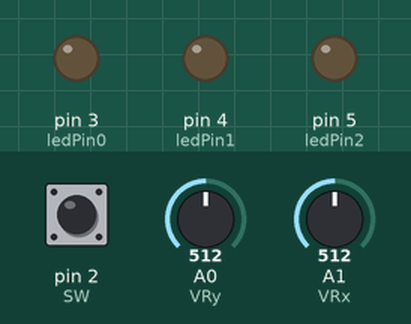
Recording of a sketch running on a simulated Arduino Uno, built with avr-gcc and run on an emulated ATmega328P. Parts: output pins drawn as LEDs (lit = HIGH). Inputs (shaded band) come from the test bench; at power-on: A0 (VRy) = 512, A1 (VRx) = 512, pin 2 (SW) HIGH. What the sketch prints to the serial monitor is not drawn.

Above: at 1.2 s.
1.3 s: A0 (VRy) set to 56
2.8 s: A0 (VRy) set to 45
At 3.9 s:
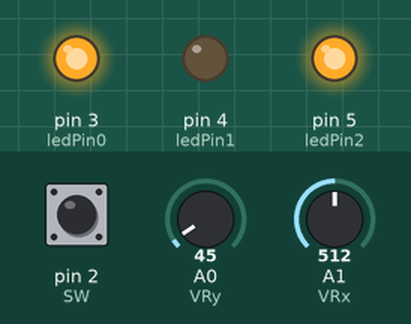
4.3 s: A0 (VRy) set to 1023
At 4.9 s:
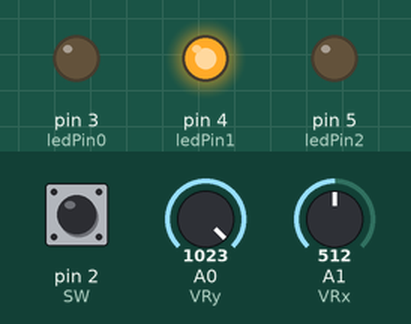
5.8 s: A0 (VRy) set to 986
7.3 s: A0 (VRy) set to 956
At 8.3 s:
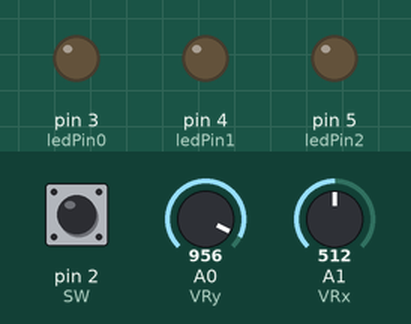
8.8 s: A1 (VRx) set to 56
10.3 s: A1 (VRx) set to 46
At 11.2 s:
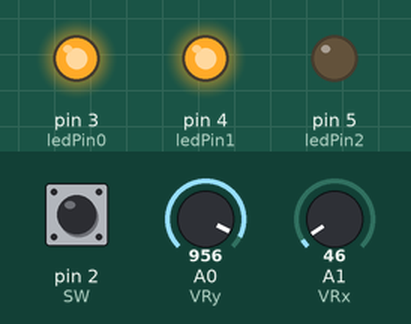
Timing chart, 0 to 12.8 s (numbered marks = the images above; inputs shaded):
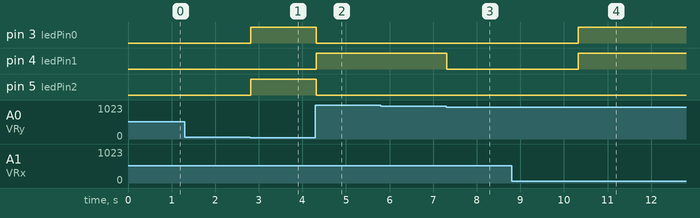

Measured:
- the behaviour switches between 52 and 51 on A0 (VRy) (found by bisection; images 0 and 1)
- the behaviour switches between 973 and 972 on A0 (VRy) (found by bisection; images 2 and 3)
- the behaviour switches between 52 and 51 on A1 (VRx) (found by bisection; images 3 and 4)
- after the input at 2.8 s, pin 3 (ledPin0), pin 5 (ledPin2): LOW → HIGH at once
- after the input at 4.3 s, pin 3 (ledPin0), pin 5 (ledPin2): HIGH → LOW at once; pin 4 (ledPin1): LOW → HIGH at once
- after the input at 7.3 s, pin 4 (ledPin1): HIGH → LOW at once
- after the input at 10.3 s, pin 3 (ledPin0), pin 4 (ledPin1): LOW → HIGH at once

The sketch:

3_uso_de_joystick_opcionA.ino
```cpp
const int ledPin1 = 4;
const int VRy = A0;
const int VRx = A1;
const int SW = 2;
const int ledPin0 = 3;
const int ledPin2 = 5;

 void setup() {
 Serial.begin(9600);
 pinMode(ledPin0, OUTPUT);
 pinMode(VRx, INPUT);
 pinMode(VRy, INPUT);
 pinMode(SW, INPUT_PULLUP);
 pinMode(ledPin1, OUTPUT);
 pinMode(ledPin2, OUTPUT);
 }
 void loop() {
 int xPosition = analogRead(VRx);
 int yPosition = analogRead(VRy);
 int SW_state = digitalRead(SW);
 int mapX = map(xPosition, 0, 1023, -512, 512);
 int mapY = map(yPosition, 0, 1023, -512, 512);
 Serial.println(mapX);
 Serial.println(mapY);
 Serial.println(SW_state);
 if(abs(mapX) == abs(mapY)){
 digitalWrite(ledPin0, 0);
 digitalWrite(ledPin1, 0);
 digitalWrite(ledPin2, 0);
 }
else if((-512+51.2<mapX<512-51.2) && (mapY >= 512-51.2)){
 digitalWrite(ledPin0, 0);
 digitalWrite(ledPin1,1);
 digitalWrite(ledPin2, 0);
 }
 else if((-512+51.2<mapX<512-51.2) && (mapY <= -512+51.2)){
 digitalWrite(ledPin0, 1);
 digitalWrite(ledPin1,0);
 digitalWrite(ledPin2, 1);
 }
 else if((-512+51.2<mapY<512-51.2) && (mapX <= -512+51.2)){
 digitalWrite(ledPin0, 1);
 digitalWrite(ledPin1,1);
 digitalWrite(ledPin2,0 );
 }
 else if((-512+51.2<mapY<512-51.2) && (mapX >= 512-51.2)){
digitalWrite(ledPin0, 0);
 digitalWrite(ledPin1,1);
 digitalWrite(ledPin2, 1);
 }
else {
 digitalWrite(ledPin0, 0);
 digitalWrite(ledPin1, 0);
 digitalWrite(ledPin2, 0);
 }}
```
